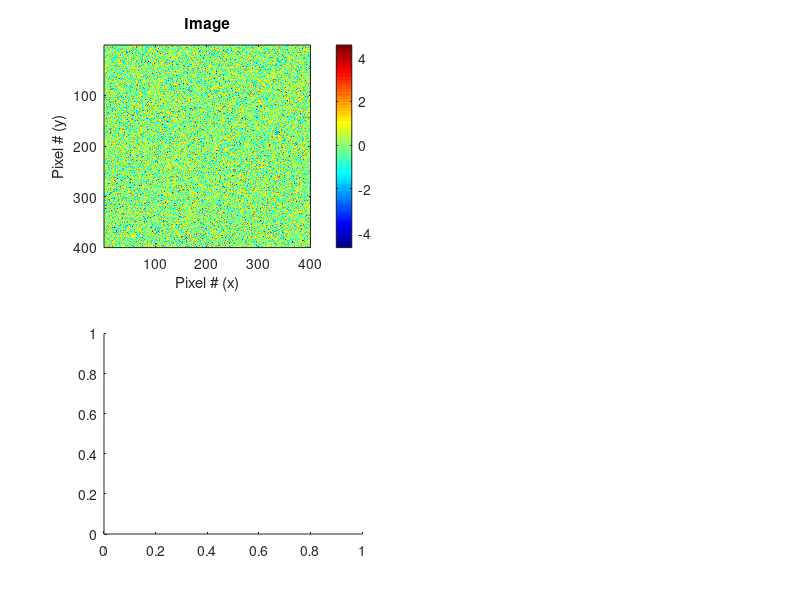

MATLAB code for this plot: (Note: this script raises an error after producing the figure.)
% ### EX2Dfourier3.m ###     2017.02.15 CB 

% Creates several "standard" images and compute the 2D FFT, plotting both mag and phase

% Notes
% o Caution: axes for FFT are not (presently) properly labeled


% Source:basic syntax borrowed from "How to Do a 2-D Fourier Transform in Matlab"
% http://matlabgeeks.com/tips-tutorials/how-to-do-a-2-d-fourier-tr...

clear
% =================================
N= 400;     % # of "pixels" per edge (total image size is NxN) {400}
mScale= 1;  % boolean re linear (0) or log (1) axes for the magnitude
rotateI= 0;     % boolean to rotate image CCW 90 deg {0}
flipI= 0;     % boolean to flip image about vertical {0}
invertI= 0;   % boolean to invert image {0} Note: kludge reqs. conversion to double and back {0}
sigN= 10;     % controls width of "narrow" Gaussian {10}
sigW= 200;     % controls width of "wide" Gaussian {200}
% =================================
% -- bookeeping to create Gaussians
x=linspace(1,N); y=x;
[X,Y]=meshgrid(x,y);
xc= round(N/4); yc= round(N/4); % allows shift to center (can be changed to create offset)
% --- 
imageA= randn(N,N);     % noise image
imageB= (1/sqrt(2*pi)).*exp(-((X-xc).^2/sigN^2)-((Y-xc).^2/sigN^2));    % narrow Gaussian
imageC= (1/sqrt(2*pi)).*exp(-((X-xc).^2/sigW^2)-((Y-xc).^2/sigW^2));    % wide Gaussian
% --- invert?
if (invertI==1), 
    imageA= double(imageA); imageA= abs(imageA-max(imageA(:))+1); imageA= uint8(imageA);   
    imageB= double(imageB); imageA= abs(imageB-max(imageB(:))+1); imageB= uint8(imageB); 
    imageC= double(imageC); imageC= abs(imageC-max(imageC(:))+1); imageC= uint8(imageC); 
end     
% --- compute FFT
fftA = fft2((imageA));  fftB = fft2((imageB));  fftC = fft2((imageC));
% --- places zero-frequency position in center?
if (1==1) 
    FA= fftshift(fftA); FB= fftshift(fftB); FC= fftshift(fftC); 
else   FA= fftA;    FB= fftB;   FC= fftC;  end
% --- plot
figure(1); clf; colormap jet;
subplot(221); imagesc(imageA); title('Image');  colorbar; xlabel('Pixel # (x)'); ylabel('Pixel # (y)');
if mScale==0
    subplot(223); imagesc(abs(FA),[0 100000]); title('Mag.'); colorbar;   % linear axes
else
    subplot(223); imagesc(dB(FA)); colormap gray; title('Mag.'); colorbar;  % log axes
end
subplot(224); imagesc(angle(FA),[-pi pi]); title('Phase');  colorbar;
xlabel('Freq. scale incorrect')
% ---
figure(2); clf; colormap jet;
subplot(221); imagesc(imageB); title('Image');  colorbar; xlabel('Pixel # (x)'); ylabel('Pixel # (y)');
if mScale==0
    subplot(223); imagesc(abs(FB),[0 100000]); title('Mag.'); colorbar;   % linear axes
else
    subplot(223); imagesc(dB(FB)); colormap gray; title('Mag.'); colorbar;  % log axes
end
subplot(224); imagesc(angle(FB),[-pi pi]); title('Phase');  colorbar;
xlabel('Freq. scale incorrect')
% ---
figure(3); clf; colormap jet;
subplot(221); imagesc(imageC); title('Image');  colorbar; xlabel('Pixel # (x)'); ylabel('Pixel # (y)');
if mScale==0
    subplot(223); imagesc(abs(FC),[0 100000]); title('Mag.'); colorbar;   % linear axes
else
    subplot(223); imagesc(dB(FC)); colormap gray; title('Mag.'); colorbar;  % log axes
end
subplot(224); imagesc(angle(FC),[-pi pi]); title('Phase');  colorbar;
xlabel('Freq. scale incorrect')

